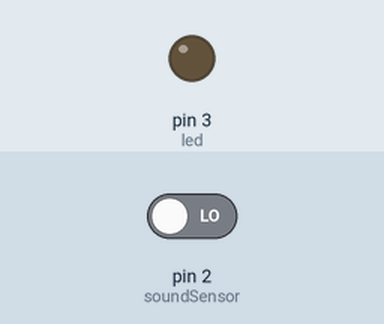
Bench run of a sketch on a simulated Arduino Uno, built with avr-gcc and run on an emulated ATmega328P. Parts: output pins drawn as LEDs (lit = HIGH). The inputs (shaded band) are chosen by the test bench; at power-on: pin 2 (soundSensor) LOW. What the sketch prints to the serial monitor is not drawn.

Above: at 1.2 s.
1.3 s: pin 2 (soundSensor) driven HIGH
At 1.8 s:
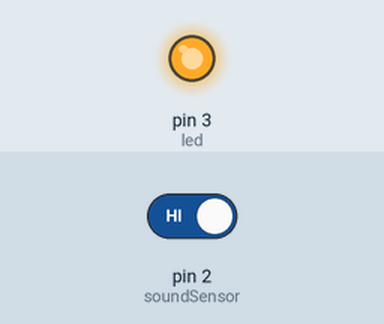
2.8 s: pin 2 (soundSensor) driven LOW
At 4.2 s:
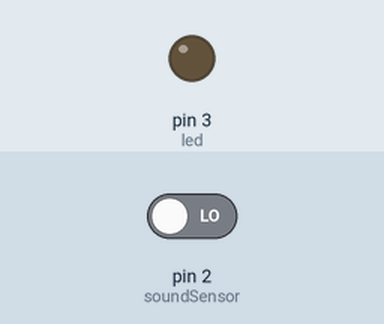
Timing chart, 0 to 5.8 s (numbered marks = the images above; inputs shaded):
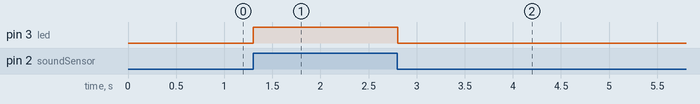

Measured:
- after the input at 1.3 s, pin 3 (led): LOW → HIGH at once
- after the input at 2.8 s, pin 3 (led): HIGH → LOW at once

The sketch:

06_Sound_Sensor.ino
```cpp
int soundSensor = 2;
int led = 3;
int state = 0;
int treshold = 200;

void setup() {
  // put your setup code here, to run once:
  pinMode(soundSensor, INPUT);
  pinMode(led, OUTPUT);
  Serial.begin(9600);
}

void loop() {
  // put your main code here, to run repeatedly:
  int statusSensor = digitalRead(soundSensor);

  if(statusSensor == 1) {
    digitalWrite(led, HIGH);
  } else {
    digitalWrite(led, LOW);
  }
  Serial.println(statusSensor);
  /*
  if(statusSensor >= treshold) {
    state = -state;
    digitalWrite(led, HIGH);
    delay(1000);
  } else {
    digitalWrite(led, LOW);
  }
  Serial.println(statusSensor);
  */
}
```
